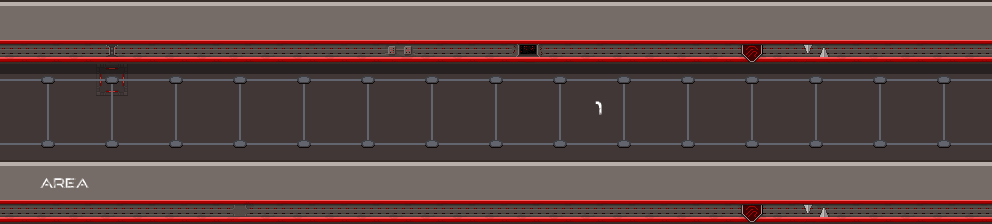

Rendered tile map (Tiled .tmx) drawn with the repository's tilesets; below, a short description and the full map source, tile grids included:
An orthogonal 31x7 tile map with 32x32 px tiles, 6 tile layers (floor, sh, wall, p, ...), 2 tilesets.

<map version="1.10" tiledversion="1.10.2" orientation="orthogonal" renderorder="right-down" width="31" height="7" tilewidth="32" tileheight="32" infinite="0" nextlayerid="7" nextobjectid="1">
 <tileset firstgid="1" source="alien_spaceship_tileset2.tsx" />
 <tileset firstgid="241" source="scifi_tileset_01.tsx" />
 <layer id="3" name="floor" width="31" height="7">
  <data encoding="csv">
141,141,141,141,141,141,141,141,141,141,141,141,141,141,141,141,141,141,141,141,141,141,141,141,141,141,141,141,141,141,141,
141,141,141,141,141,141,141,141,141,141,141,141,141,141,141,141,141,141,141,141,141,141,141,141,141,141,141,141,141,141,141,
141,141,141,183,141,141,141,141,141,141,141,141,141,141,141,141,141,141,141,141,141,141,141,141,141,141,141,141,141,141,141,
141,141,141,141,141,141,141,141,141,141,141,141,141,141,141,141,141,141,141,141,141,141,141,141,141,141,141,141,141,141,141,
141,141,141,141,141,141,141,141,141,141,141,141,141,141,141,141,141,141,141,141,141,141,141,141,141,141,141,141,141,141,141,
141,141,141,141,141,141,141,141,141,141,141,141,141,141,141,141,141,141,141,141,141,141,141,141,141,141,141,141,141,141,141,
141,141,141,141,141,141,141,141,141,141,141,141,141,141,141,141,141,141,141,141,141,141,141,141,141,141,141,141,141,141,141
</data>
 </layer>
 <layer id="4" name="sh" width="31" height="7" opacity="0.4">
  <data encoding="csv">
0,0,0,0,0,0,0,0,0,0,0,0,0,0,0,0,0,0,0,0,0,0,0,0,0,0,0,0,0,0,0,
0,0,0,0,0,0,0,0,0,0,0,0,0,0,0,0,0,0,0,0,0,0,0,0,0,0,0,0,0,0,0,
22,22,22,22,22,22,22,22,22,22,22,22,22,22,22,22,22,22,22,22,22,22,22,22,22,22,22,22,22,22,22,
0,0,0,0,0,0,0,0,0,0,0,0,0,0,0,0,0,0,0,0,0,0,0,0,0,0,0,0,0,0,0,
0,0,0,0,0,0,0,0,0,0,0,0,0,0,0,0,0,0,0,0,0,0,0,0,0,0,0,0,0,0,0,
0,0,0,0,0,0,0,0,0,0,0,0,0,0,0,0,0,0,0,0,0,0,0,0,0,0,0,0,0,0,0,
0,0,0,0,0,0,0,0,0,0,0,0,0,0,0,0,0,0,0,0,0,0,0,0,0,0,0,0,0,0,0
</data>
 </layer>
 <layer id="2" name="wall" width="31" height="7">
  <data encoding="csv">
53,53,53,53,53,53,53,53,53,53,53,53,53,53,53,53,53,53,53,53,53,53,53,53,53,53,53,53,53,53,53,
111,111,111,104,111,111,111,111,111,111,111,111,108,111,111,111,107,111,111,111,111,111,111,116,111,106,111,111,111,111,111,
0,0,0,0,0,0,0,0,0,0,0,0,0,0,0,0,0,0,0,0,0,0,0,0,0,0,0,0,0,0,0,
0,0,0,0,0,0,0,0,0,0,0,0,0,0,0,0,0,0,0,0,0,0,0,0,0,0,0,0,0,0,0,
0,0,0,0,0,0,0,0,0,0,0,0,0,0,0,0,0,0,0,0,0,0,0,0,0,0,0,0,0,0,0,
53,53,53,53,53,53,53,53,53,53,53,53,53,53,53,53,53,53,53,53,53,53,53,53,53,53,53,53,53,53,53,
111,111,111,111,111,111,111,114,111,111,111,111,111,111,111,111,111,111,111,111,111,111,111,116,111,106,111,111,111,111,111
</data>
 </layer>
 <layer id="6" name="p" width="31" height="7">
  <data encoding="csv">
0,0,0,0,0,0,0,0,0,0,0,0,0,0,0,0,0,0,0,0,0,0,0,0,0,0,0,0,0,0,0,
0,0,0,0,0,0,0,0,0,0,0,0,0,0,0,0,0,0,0,0,0,0,0,0,0,0,0,0,0,0,0,
0,0,0,0,0,0,0,0,0,0,0,0,0,0,0,0,0,0,0,0,0,0,0,0,0,0,0,0,0,0,0,
0,0,0,0,0,0,0,0,0,0,0,0,0,0,0,0,0,0,394,0,0,0,0,0,0,0,0,0,0,0,0,
0,0,0,0,0,0,0,0,0,0,0,0,0,0,0,0,0,0,0,0,0,0,0,0,0,0,0,0,0,0,0,
0,391,392,0,0,0,0,0,0,0,0,0,0,0,0,0,0,0,0,0,0,0,0,0,0,0,0,0,0,0,0,
0,0,0,0,0,0,0,0,0,0,0,0,0,0,0,0,0,0,0,0,0,0,0,0,0,0,0,0,0,0,0
</data>
 </layer>
 <layer id="5" name="line" width="31" height="7">
  <data encoding="csv">
0,0,0,0,0,0,0,0,0,0,0,0,0,0,0,0,0,0,0,0,0,0,0,0,0,0,0,0,0,0,0,
0,0,0,0,0,0,0,0,0,0,0,0,0,0,0,0,0,0,0,0,0,0,0,0,0,0,0,0,0,0,0,
2684354739,3221225631,2684354739,3221225631,2684354739,3221225631,2684354739,3221225631,2684354739,3221225631,2684354739,3221225631,2684354739,3221225631,2684354739,3221225631,2684354739,3221225631,2684354739,3221225631,2684354739,3221225631,2684354739,3221225631,2684354739,3221225631,2684354739,3221225631,2684354739,3221225631,2684354739,
0,179,0,179,0,179,0,179,0,179,0,179,0,179,0,179,0,179,0,179,0,179,0,179,0,179,0,179,0,179,0,
2684354739,159,2684354739,159,2684354739,159,2684354739,159,2684354739,159,2684354739,159,2684354739,159,2684354739,159,2684354739,159,2684354739,159,2684354739,159,2684354739,159,2684354739,159,2684354739,159,2684354739,159,2684354739,
0,0,0,0,0,0,0,0,0,0,0,0,0,0,0,0,0,0,0,0,0,0,0,0,0,0,0,0,0,0,0,
0,0,0,0,0,0,0,0,0,0,0,0,0,0,0,0,0,0,0,0,0,0,0,0,0,0,0,0,0,0,0
</data>
 </layer>
 <layer id="1" name="point" width="31" height="7">
  <data encoding="csv">
0,0,0,0,0,0,0,0,0,0,0,0,0,0,0,0,0,0,0,0,0,0,0,0,0,0,0,0,0,0,0,
0,0,0,0,0,0,0,0,0,0,0,0,0,0,0,0,0,0,0,0,0,0,0,0,0,0,0,0,0,0,0,
0,168,0,168,0,168,0,168,0,168,0,168,0,168,0,168,0,168,0,168,0,168,0,168,0,168,0,168,0,168,0,
0,0,0,0,0,0,0,0,0,0,0,0,0,0,0,0,0,0,0,0,0,0,0,0,0,0,0,0,0,0,0,
0,168,0,168,0,168,0,168,0,168,0,168,0,168,0,168,0,168,0,168,0,168,0,168,0,168,0,168,0,168,0,
0,0,0,0,0,0,0,0,0,0,0,0,0,0,0,0,0,0,0,0,0,0,0,0,0,0,0,0,0,0,0,
0,0,0,0,0,0,0,0,0,0,0,0,0,0,0,0,0,0,0,0,0,0,0,0,0,0,0,0,0,0,0
</data>
 </layer>
</map>
